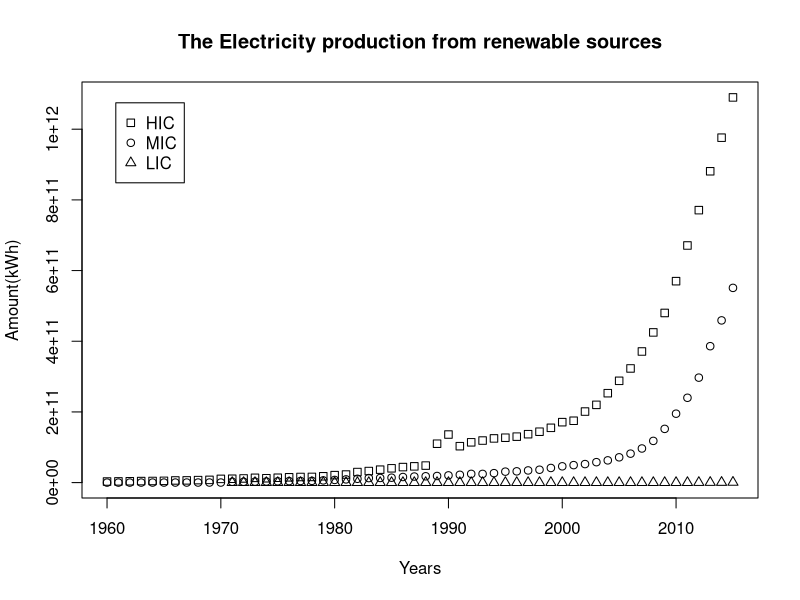
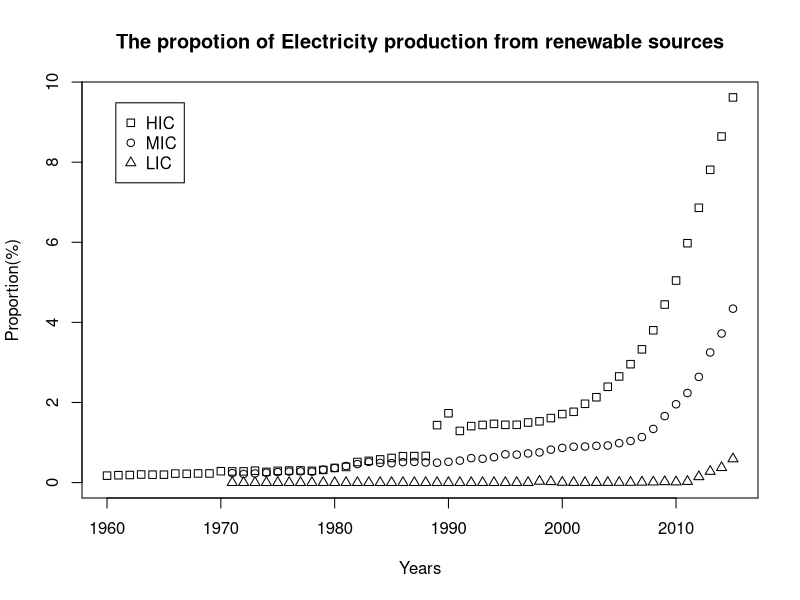

Reproduce these figures in R, in order.
## ---- chunk 1
#read data
prodat<-read.csv("rapi.csv")
amountdat<-read.csv("namount.csv")

#show data (only 5 column)
head(prodat[,1:5])
head(amountdat[,1:5])

#save the dimension
mydim1<-dim(prodat)
mydim2<-dim(amountdat)
## ---- chunk 2
#drop useless columns
prodat<-prodat[,!names(prodat) %in% c("Indicator.Code","Indicator.Name")]
amountdat<-amountdat[,!names(amountdat) %in% c("Indicator.Code","Indicator.Name")]
#show data (only 5 column)
head(prodat[,1:5])
head(amountdat[,1:5])
#save dimension
mydim3<-dim(prodat)
mydim4<-dim(amountdat)

## ---- chunk 3
#create new dataframe for HIgh income
#create year list
Years<-seq(1960,2015,1)

#create proportion list
myProportion<-list()
for (i in seq(3,mydim3[2])){
  myProportion[i-2]<-as.numeric(prodat[prodat$Country.Code=="HIC",i])
}
temp1<-unlist(myProportion)
myProportion<-list(temp1)

#create amount list
myAmount<-list()
for (i in seq(3,mydim4[2])){
  myAmount[i-2]<-as.numeric(amountdat[amountdat$Country.Code=="HIC",i])
}
temp1<-unlist(myAmount)
myAmount<-list(temp1)

#create new dataframe
mydataHIC<-data.frame(Years,myProportion,myAmount)
names(mydataHIC)<-c("Years","Proportion(%)","Amount(kWh)")

#show the table
knitr::kable(head(mydataHIC), "simple")
## ---- chunk 4
#create new dataframe for MID INCOME
#create year list
Years<-seq(1960,2015,1)

#create proportion list
myProportion<-list()
for (i in seq(3,mydim3[2])){
  myProportion[i-2]<-as.numeric(prodat[prodat$Country.Code=="MIC",i])
}
temp1<-unlist(myProportion)
myProportion<-list(temp1)

#create amount list
myAmount<-list()
for (i in seq(3,mydim4[2])){
  myAmount[i-2]<-as.numeric(amountdat[amountdat$Country.Code=="MIC",i])
}
temp1<-unlist(myAmount)
myAmount<-list(temp1)

#create new dataframe
mydataMIC<-data.frame(Years,myProportion,myAmount)
names(mydataMIC)<-c("Years","Proportion(%)","Amount(kWh)")

#show the table
knitr::kable(head(mydataMIC), "simple")
## ---- chunk 5
#create new dataframe for LOW INCOME
#create year list
Years<-seq(1960,2015,1)

#create proportion list
myProportion<-list()
for (i in seq(3,mydim3[2])){
  myProportion[i-2]<-as.numeric(prodat[prodat$Country.Code=="LIC",i])
}
temp1<-unlist(myProportion)
myProportion<-list(temp1)

#create amount list
myAmount<-list()
for (i in seq(3,mydim4[2])){
  myAmount[i-2]<-as.numeric(amountdat[amountdat$Country.Code=="LIC",i])
}
temp1<-unlist(myAmount)
myAmount<-list(temp1)

#create new dataframe
mydataLIC<-data.frame(Years,myProportion,myAmount)
names(mydataLIC)<-c("Years","Proportion(%)","Amount(kWh)")

#show the table
knitr::kable(head(mydataLIC), "simple")
## ---- chunk 6
# let each data have a new column to show their group
mydataHIC$type<-1
mydataMIC$type<-2
mydataLIC$type<-3

# combine all data
mydata<-rbind(mydataHIC,mydataMIC,mydataLIC)

# show the table of my final data
knitr::kable(head(mydata), "simple")
## ---- chunk 7
# A null plot of Amount
plot(mydata$Years, mydata$`Amount(kWh)`, type="n", main="The Electricity production from renewable sources",xlab="Years",ylab="Amount(kWh)")

# Set groups
HIC <- mydata[mydata$type == 1,]
MIC <- mydata[mydata$type == 2,]
LIC <- mydata[mydata$type == 3,]

#plot points
points(HIC$Years, HIC$`Amount(kWh)`, pch = 0)
points(MIC$Years, MIC$`Amount(kWh)`, pch = 1)
points(LIC$Years, LIC$`Amount(kWh)`, pch = 2)
legend("topleft", inset=0.05, c("HIC","MIC","LIC"),
        pch = c(0,1,2))

## ---- chunk 8
# A null plot of Amount
plot(mydata$Years, mydata$`Proportion(%)`, type="n", main="The propotion of Electricity production from renewable sources",xlab="Years",ylab="Proportion(%)")

# Set groups
HIC <- mydata[mydata$type == 1,]
MIC <- mydata[mydata$type == 2,]
LIC <- mydata[mydata$type == 3,]

#plot points
points(HIC$Years, HIC$`Proportion(%)`, pch = 0)
points(MIC$Years, MIC$`Proportion(%)`, pch = 1)
points(LIC$Years, LIC$`Proportion(%)`, pch = 2)
legend("topleft", inset=0.05, c("HIC","MIC","LIC"),
        pch = c(0,1,2))
